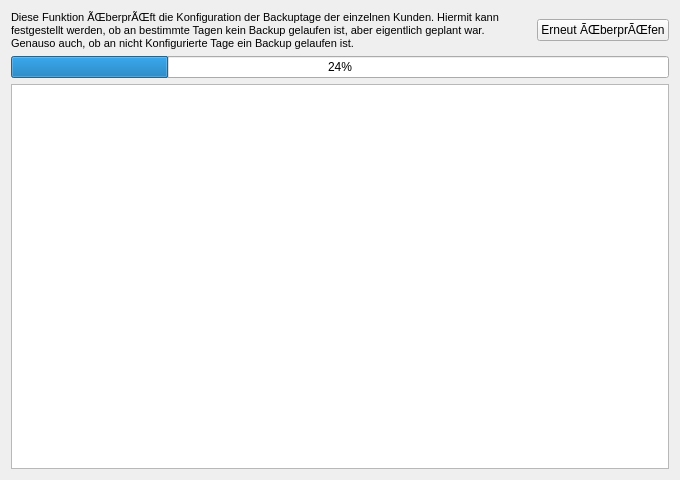
<?xml version="1.0" encoding="UTF-8"?>
<ui version="4.0">
 <class>BackupMonitorCheckBackupDays</class>
 <widget class="QWidget" name="BackupMonitorCheckBackupDays">
  <property name="geometry">
   <rect>
    <x>0</x>
    <y>0</y>
    <width>680</width>
    <height>480</height>
   </rect>
  </property>
  <property name="windowTitle">
   <string>Form</string>
  </property>
  <layout class="QVBoxLayout" name="verticalLayout">
   <item>
    <layout class="QHBoxLayout" name="horizontalLayout">
     <item>
      <widget class="QLabel" name="label">
       <property name="sizePolicy">
        <sizepolicy hsizetype="Expanding" vsizetype="Preferred">
         <horstretch>0</horstretch>
         <verstretch>0</verstretch>
        </sizepolicy>
       </property>
       <property name="minimumSize">
        <size>
         <width>0</width>
         <height>0</height>
        </size>
       </property>
       <property name="text">
        <string>&lt;!DOCTYPE HTML PUBLIC &quot;-//W3C//DTD HTML 4.0//EN&quot; &quot;http://www.w3.org/TR/REC-html40/strict.dtd&quot;&gt;
&lt;html&gt;&lt;head&gt;&lt;meta name=&quot;qrichtext&quot; content=&quot;1&quot; /&gt;&lt;style type=&quot;text/css&quot;&gt;
p, li { white-space: pre-wrap; }
&lt;/style&gt;&lt;/head&gt;&lt;body style=&quot; font-family:'MS Shell Dlg 2'; font-size:8.25pt; font-weight:400; font-style:normal;&quot;&gt;
&lt;p style=&quot; margin-top:0px; margin-bottom:0px; margin-left:0px; margin-right:0px; -qt-block-indent:0; text-indent:0px;&quot;&gt;&lt;span style=&quot; font-size:8pt;&quot;&gt;Diese Funktion ÃŒberprÃŒft die Konfiguration der Backuptage der einzelnen Kunden. Hiermit kann festgestellt werden, ob an bestimmte Tagen kein Backup gelaufen ist, aber eigentlich geplant war. Genauso auch, ob an nicht Konfigurierte Tage ein Backup gelaufen ist.&lt;/span&gt;&lt;/p&gt;&lt;/body&gt;&lt;/html&gt;</string>
       </property>
       <property name="wordWrap">
        <bool>true</bool>
       </property>
      </widget>
     </item>
     <item>
      <widget class="QPushButton" name="pushCheck">
       <property name="text">
        <string>Erneut ÃŒberprÃŒfen</string>
       </property>
      </widget>
     </item>
    </layout>
   </item>
   <item>
    <widget class="QProgressBar" name="progressBar">
     <property name="value">
      <number>24</number>
     </property>
    </widget>
   </item>
   <item>
    <widget class="QListWidget" name="listLog"/>
   </item>
  </layout>
 </widget>
 <resources/>
 <connections/>
</ui>
